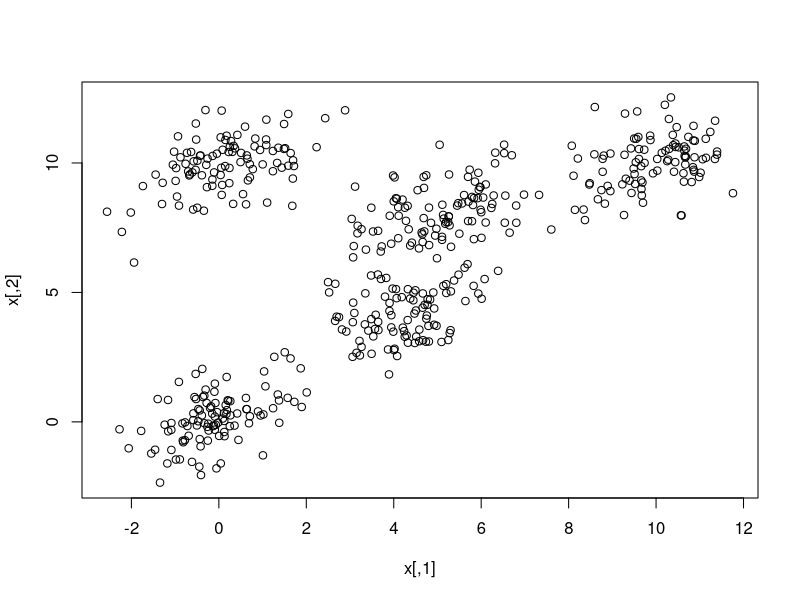

Source code (R):
set.seed(100)
library(mvtnorm)
sigma <- matrix(c(1, 0.5, 0.5, 1), nrow = 2)
x <- rmvnorm(100, mean = c(0,0), sigma = sigma, method = "chol")

x = rbind(x, rmvnorm(100, mean = c(10,10), sigma = sigma, method = "chol"))

x = rbind(x, rmvnorm(100, mean = c(0,10), sigma = sigma, method = "chol"))

x = rbind(x, rmvnorm(100, mean = c(4,4), sigma = sigma, method = "chol"))

x = rbind(x, rmvnorm(100, mean = c(5,8), sigma = sigma, method = "chol"))

plot(x)

mydata = as.data.frame(x)
setwd("D:/")
write.csv(mydata, file = "gmean5.csv")

library(nortest)
library(car)

# G Means: takes as input (2D) data set and outputs appropriate k means model

gmeans <- function(dataset, alpha = 0.0001) {
  # 1. Calculate mean (Xbar, Ybar, ...) (cannot assume anything about the data set; also remove NAs/Missing data)
  #c_0 <- colMeans(dataset, na.rm = TRUE)
  dataset<-as.matrix(dataset)
  
  c_0 <- apply(dataset,2,mean)
  # 2. Create empty center list
  c_list <- matrix(, nrow = 0, ncol = dim(dataset)[2])
  
  # Canonical way of appending to centers list
  c_list <- rbind(c_list, c_0)
  
  flag = 1
  iterations = 0
  while(flag == 1)
  {
    flag = 0
    # Perform kmeans get C_list
    if(dim(c_list)[1] > 1)
      k<-kmeans(dataset, centers = c_list)
    else
      k<-kmeans(dataset, centers = 1)
    c_list_new <- matrix(, nrow = 0, ncol = dim(dataset)[2]) # willl append to this list at every point
    c_list<-k$centers
    cluster_vector<-k$cluster
    for( i in seq(1,dim(c_list)[1]))
    {
      # First get data: Indicator variable
      I <- sapply(cluster_vector, function(x) x == i)
      
      sub_cluster <- as.matrix(dataset[I,])
      if(dim(sub_cluster)[1] <= 10) { # One of the conditions of A-D Test
        if(dim(sub_cluster)[1] > 0)
          c_list_new<-rbind(c_list_new, c_list[i,])
        next
      }
      
      if(dim(dataset)[2] > 1) {
        sub_pr<-prcomp(sub_cluster, center = TRUE, scale=TRUE)
        
        # Take principal component and sdev, multiply, add subtract
        prin_comp<-sub_pr$rotation[,1] #/(sub_pr$rotation[,1] %*% t(sub_pr$rotation[,1])) # Normalized principle component
        #prin_comp<- prin_comp/as.integer(sqrt(sum(prin_comp^2))) # Already normalized 
        lambda<-sub_pr$sdev[1]
        
        sub_c_list <- matrix(, nrow = 0, ncol = dim(dataset)[2])
        sub_c_list <- rbind(sub_c_list, c_list[i,] + lambda * sqrt(2/pi) * prin_comp)
        sub_c_list <- rbind(sub_c_list, c_list[i,] - lambda * sqrt(2/pi) * prin_comp)
        
        sub_k<- kmeans(sub_cluster, centers = sub_c_list)
        
        sub_centers <- sub_k$centers
        sub_princomp <- sub_centers[2,] - sub_centers[1,]
        sub_princomp<- sub_princomp/as.integer(sqrt(sum(sub_princomp^2)))
        
        # Project data into sub_princomp and use AD test
        projected_data <- as.matrix(sub_cluster) %*% as.matrix(sub_princomp) # use principle component of new centers
        
        
      }
      else
      {
        projected_data<-sub_cluster
        sub_c_list <- matrix(, nrow = 0, ncol = dim(dataset)[2])
        lambda <- sd(sub_cluster)
        sub_c_list <- rbind(sub_c_list, c_list[i,] + lambda * sqrt(2/pi) )
        sub_c_list <- rbind(sub_c_list, c_list[i,] - lambda * sqrt(2/pi) )
        sub_k<- kmeans(sub_cluster, centers = sub_c_list)
        
        sub_centers <- sub_k$centers
      }
      
      # Scale X so that the mean and variance is 0 and 1 respenctively
      projected_data <- projected_data - mean(projected_data)
      projected_data <- projected_data/as.double(sqrt(var(projected_data)))
      
      
      test_result <- ad.test(projected_data)
      
      print("hola mundo")
      print(test_result)
      
      # Depending on test result append to new list
      if(test_result$p.value > alpha)
        c_list_new<-rbind(c_list_new, c_list[i,])
      else {
        c_list_new<-rbind(c_list_new, sub_centers[1,])
        c_list_new<-rbind(c_list_new, sub_centers[2,])
        #flag<-1
      }
    }
    # If centers list has changed, retry with new centers
    if(dim(c_list_new)[1] > dim(c_list)[1])
      flag <- 1
    c_list <- c_list_new
    iterations = iterations + 1
    print(iterations)
  }
  # Return kmeans equivalent of the centers
  kmeans(dataset, centers = c_list)
  # or instead return list of centers
  # c_list
}

# Visualizes the gmeans clusters and ellipsoids (95%)
gmeans_visualize <- function(d, gmeans_model, alpha = 0.0001, sig = 0.95) {
  d<-as.matrix(d)
  if(dim(d)[2] >= 2) {
    dataEllipse(d[,1], d[,2], xlab="Dimension 1", ylab="Dimension 2", main=paste("Scatter and ellipsoid plot for alpha = ", alpha), center.pch = 19,pch = rep(1,dim(gmeans_model$centers)[1]), groups=as.factor(gmeans_model$cluster), group.labels = levels(as.factor(gmeans_model$cluster)), levels=sig, col = sample(rainbow(dim(gmeans_model$centers)[1]), replace = FALSE))
    
  } else {
    dataEllipse(d[,1], d[,1], xlab="Dimension 1", ylab="Dimension 1", main=paste("Scatter and ellipsoid plot for alpha = ", alpha), center.pch = 19,pch = rep(1,dim(gmeans_model$centers)[1]), groups=as.factor(gmeans_model$cluster), group.labels = levels(as.factor(gmeans_model$cluster)), levels=sig, col = sample(rainbow(dim(gmeans_model$centers)[1]), replace = FALSE))
  }
}
